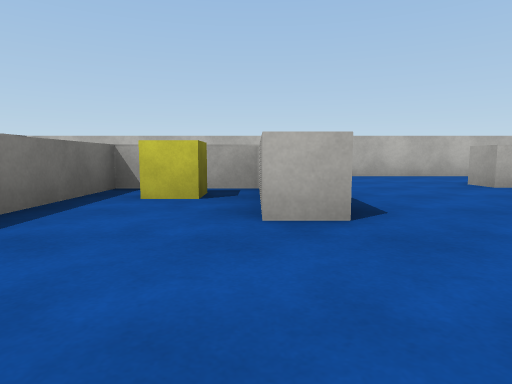
[1] (above)

17 first-person views from a walk through a scene from a Unity 3-D project. The camera is 0.72 m above the floor, tilts 6° down and sees 75° across. The floor is counted in squares, 2 m on a side. Each view is taken from the middle of a square. On the plan, view 1 faces up. The plan holds only what a view shows up to about 9 squares ahead; the rest is blank. The player character is not drawn. Surface patterns are stand-ins for the level's own textures.

[2]
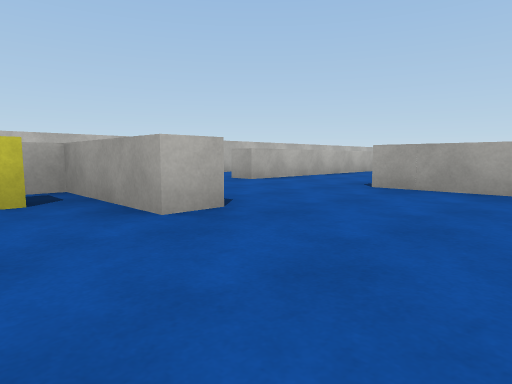

[3]
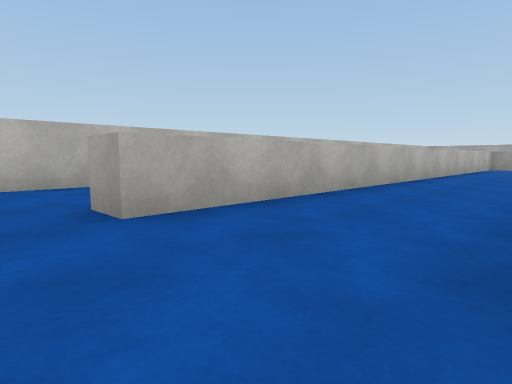

[4]
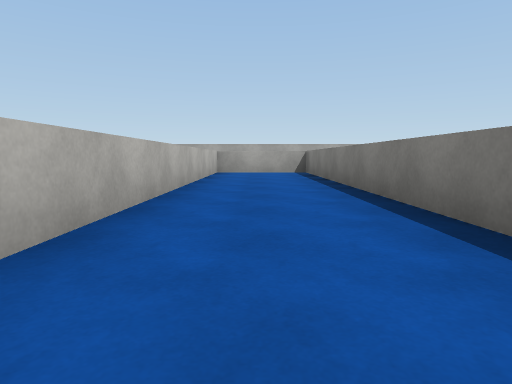

[5]
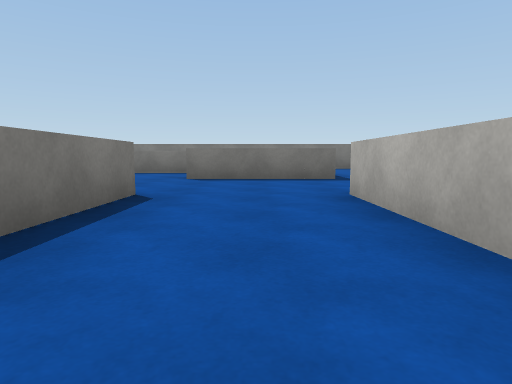

[6]
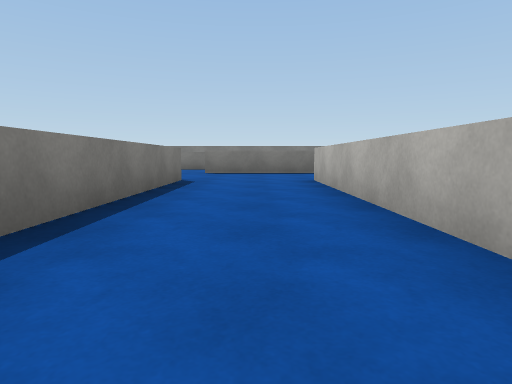

[7]
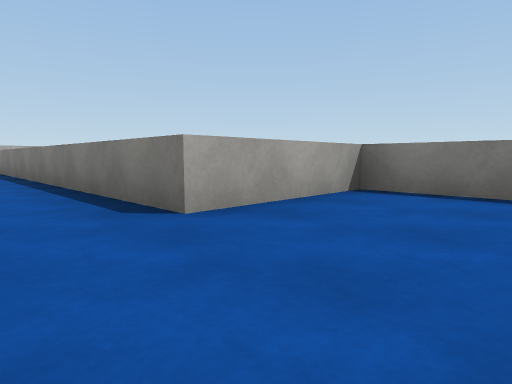

[8]
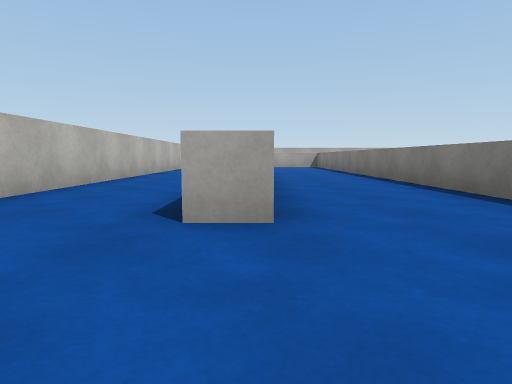

[9]
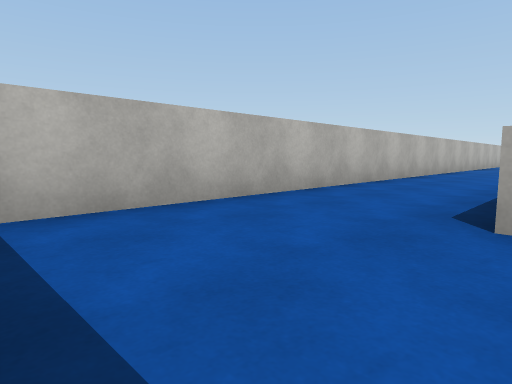

[10]
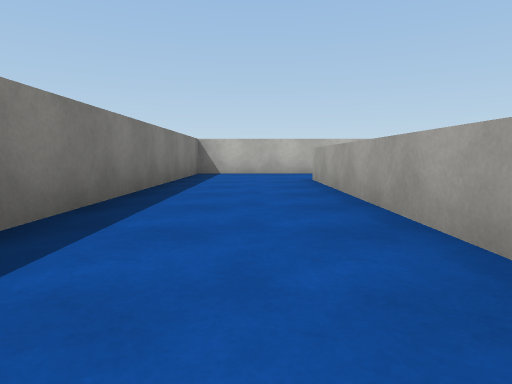

[11]
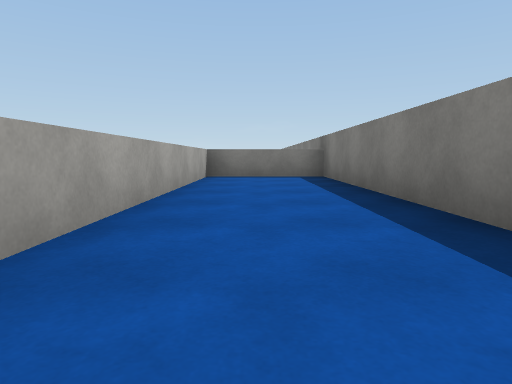

[12]
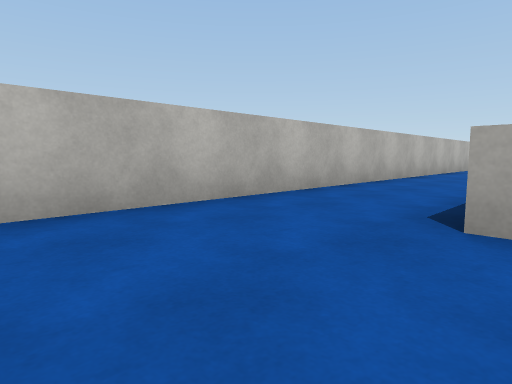

[13]
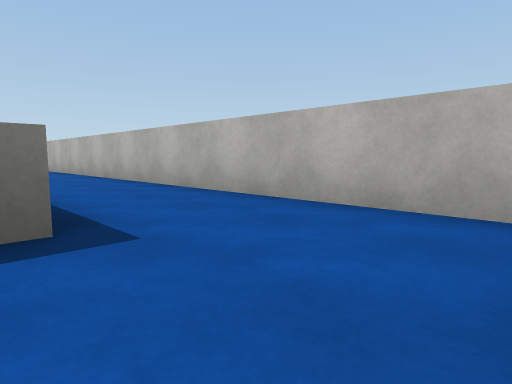

[14]
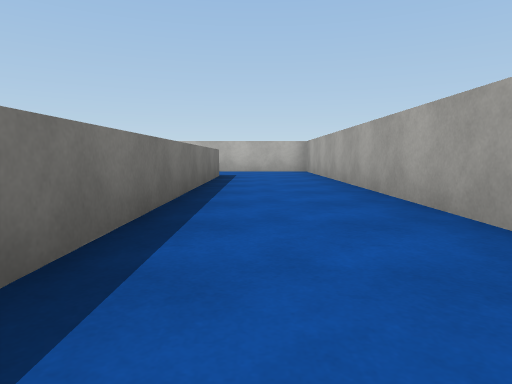

[15]
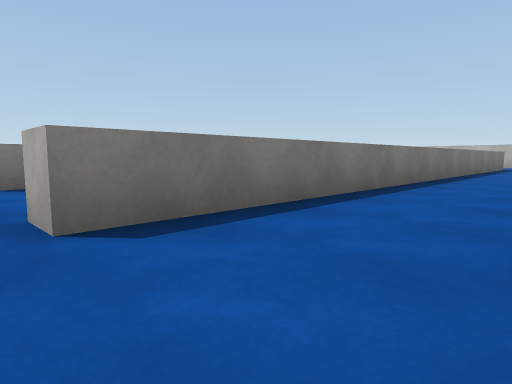

[16]
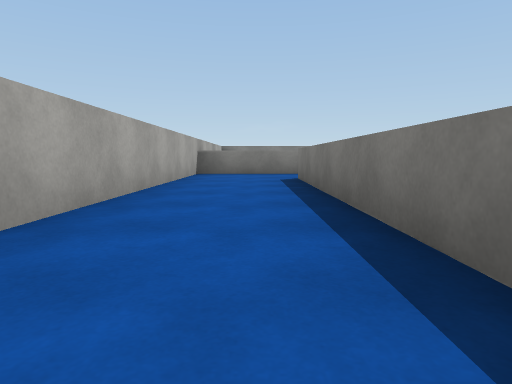

[17]
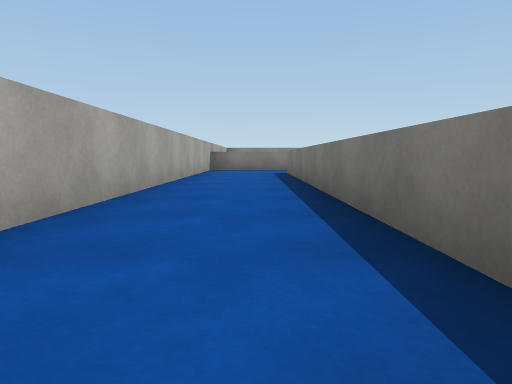

### Floor plan
Points are (right, up) in squares from view 1. A wall is a line through its corners. A room is listed if a view was taken in it or the views show most of it. See-through windows are left out.
Room 1 (views 1, 2)
walls: (0.5, 1.9) (0, 1.9) (0, 3.9) (-1.6, 3.9) (-1.6, 0.1)
ways out: opening at (0, 0.5) to room 4
objects: yellow cube (-1, 3)
Room 2 (views 3, 4, 5, 6, 7)
walls: (2.8, 1.8) (12.8, 1.8) (12.8, 3.9) (2.8, 3.9); (0.5, 3.5) (0.5, 1.9)
ways out: opening at (1.5, 4) to room 3; opening at (1.5, 2) to room 4
Room 3 (views 8, 9, 10, 11, 12, 13, 14, 15, 16, 17)
walls: (2.8, 3.9) (2.8, 4.5); (13.3, 4.5) (13.3, -6.6) (12.8, -6.6); (0.5, 4.4) (0.5, 3.5); (13, -8.2) (15.2, -8.2) (15.2, 6.2) (-4.2, 6.2) (-4.2, -2.2) (-2.1, -2.2) (-2.1, 4.4)
ways out: opening at (1.5, 4) to room 2; opening at (13, -7)
Room 4 (no view inside)
walls: (1.4, -0.5) (2.8, -0.5) (2.8, 1.8)
ways out: opening at (0, 0.5) to room 1; opening at (1.5, 2) to room 2

Positions as (right, up) in squares from view 1, and headings:
1: (0, 0), facing up
2: (-1, 0), facing up-right
3: (2, 2), facing up-right
4: (5, 3), facing right
5: (6, 3), facing left
6: (8, 3), facing left
7: (1, 3), facing down-right
8: (1, 4), facing right
9: (-4, 4), facing up-right
10: (-3, -1), facing up
11: (-3, 4), facing down
12: (1, 4), facing up-right
13: (15, 4), facing up-left
14: (14, -2), facing up
15: (15, -7), facing up-left
16: (14, -1), facing down
17: (14, 1), facing down
